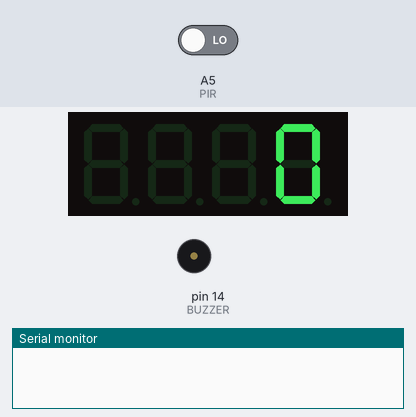
A sketch run on a simulated Arduino Uno, built with avr-gcc and run on an emulated ATmega328P. On the bench: 4-digit seven-segment display, buzzer (waves = sounding), the last lines printed to the serial monitor. The inputs (shaded band) are chosen by the test bench; at power-on: A5 (PIR) LOW.

Above: at 1.2 s.
1.3 s: A5 (PIR) driven HIGH
At 1.6 s:
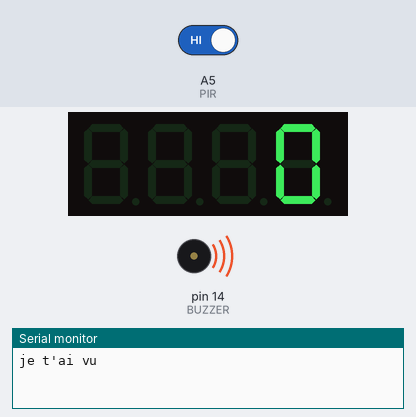
2.8 s: A5 (PIR) driven LOW
At 4.4 s:
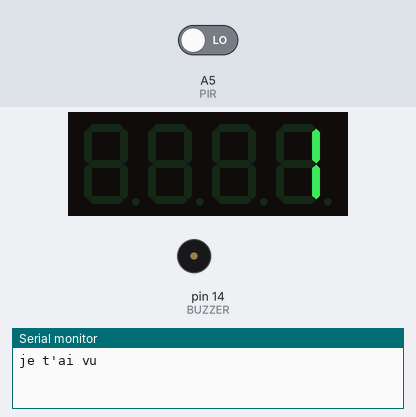
Timing chart, 0 to 5.9 s (numbered marks = the images above; inputs shaded):
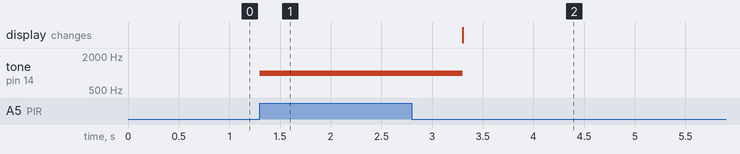

The sketch:

projet_elec.ino
```cpp
#include "SevSeg.h"
SevSeg sevseg;

#define PIR A5
#define LED 13
#define BUZZER 14 // Définir la broche A0 comme sortie numérique
int score = 0;
//const int sensitivity = 50;

enum DetectionState { IDLE, DETECTED, DEBOUNCING };
DetectionState state = IDLE;

void setup(){
  Serial.begin(9600);
  pinMode(PIR, INPUT);
  pinMode(LED, OUTPUT);
  pinMode(BUZZER, OUTPUT); // Configurer la broche du buzzer comme sortie

  byte numDigits = 4;
  byte digitPins[] = {10, 11, 12, 13};
  byte segmentPins[] = {9, 2, 3, 5, 6, 8, 7, 4};

  bool resistorsOnSegments = true;
  bool updateWithDelaysIn = true;
  byte hardwareConfig = COMMON_CATHODE;
  sevseg.begin(hardwareConfig, numDigits, digitPins, segmentPins, resistorsOnSegments);
  sevseg.setBrightness(90);
}

void loop(){
  int pirVal = digitalRead(PIR);
  sevseg.setNumber(score);
  sevseg.refreshDisplay();

  switch (state) {
    case IDLE:
      if (pirVal == HIGH) {
        state = DETECTED;
        digitalWrite(LED, HIGH);
        tone(BUZZER, 1000); // Émettre un son de 1000 Hz
        Serial.println("je t'ai vu ");
      }
      break;

    case DETECTED:
      if (pirVal == LOW) {
        state = DEBOUNCING;
        delay(500); // debounce delay
        noTone(BUZZER); // Arrêter le son du buzzer après le délai
      }
      break;

    case DEBOUNCING:
      if (pirVal == LOW) {
        state = IDLE;
        score++; // Incrémente le score
        sevseg.setNumber(score);
        sevseg.refreshDisplay();
        digitalWrite(LED, LOW); // Éteindre la LED après l'incrément
      }
      break;
  }
}
```

Measured:
- after the input at 1.3 s, tone on pin 14 (BUZZER): silent → 1000 Hz at once
- after the input at 2.8 s, tone on pin 14 (BUZZER): 1000 Hz → silent after 0.50 s; the display: changes after 0.50 s (image 2)
